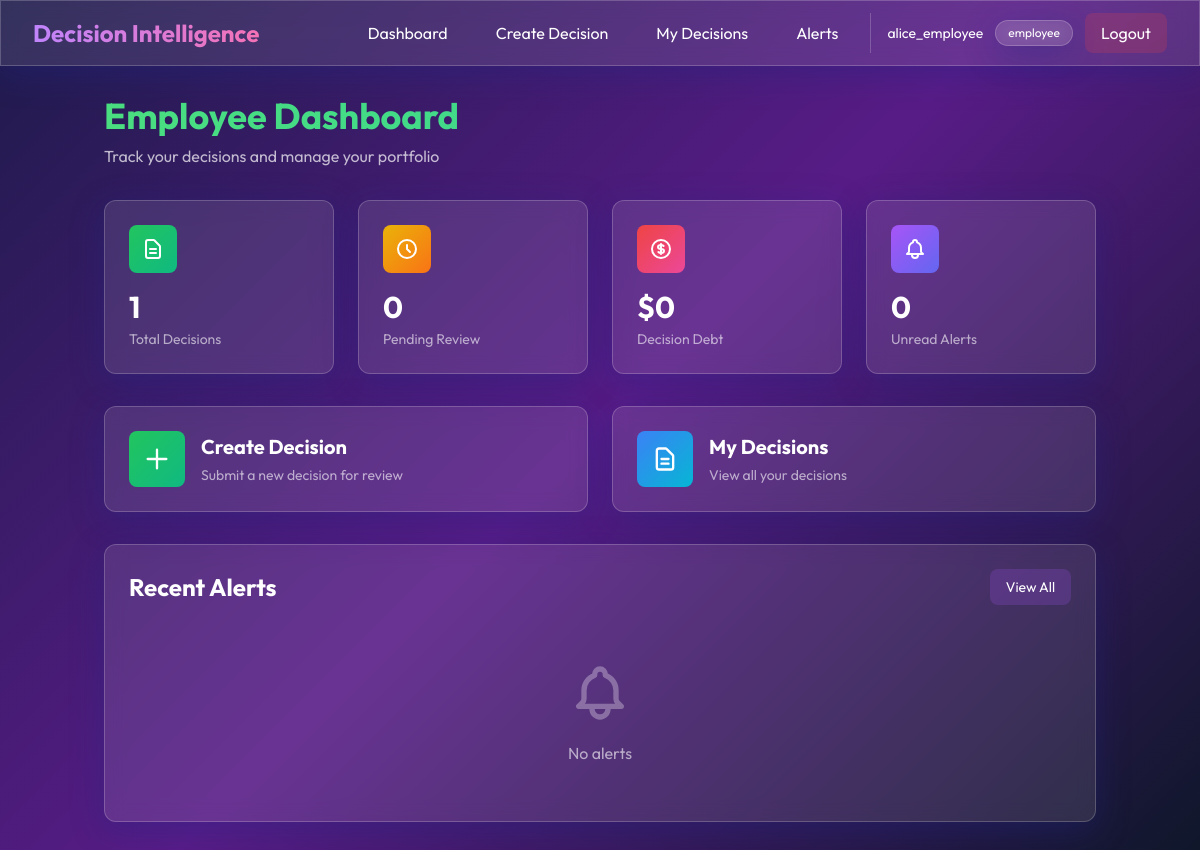
The page /employee/dashboard (signed in) on the database as committed earlier.
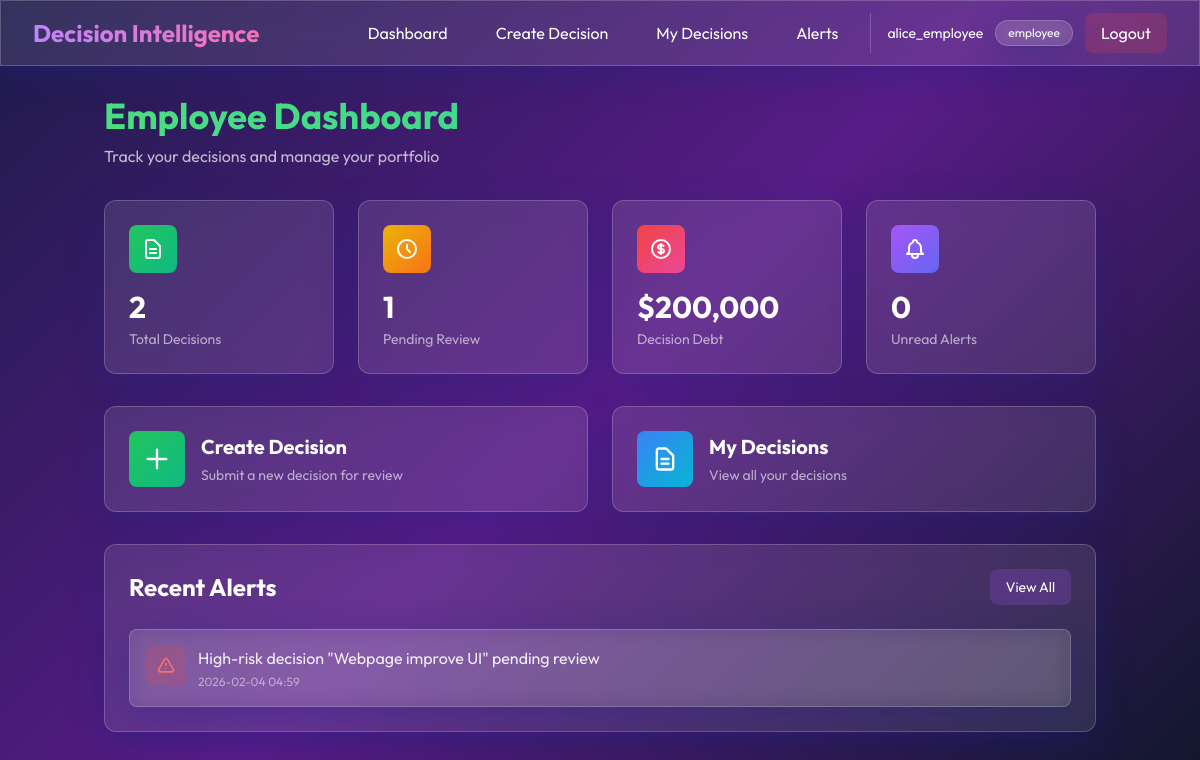
The same page on the database as committed later.
### app.py (models this page shows)
class Alert(db.Model):
    id = db.Column(db.Integer, primary_key=True)
    message = db.Column(db.String(500), nullable=False)
    alert_type = db.Column(db.String(20), nullable=False)  # high_risk, overdue
    is_read = db.Column(db.Boolean, default=False)
    created_at = db.Column(db.DateTime, default=datetime.utcnow)
    user_id = db.Column(db.Integer, db.ForeignKey('user.id'), nullable=False)
    decision_id = db.Column(db.Integer, db.ForeignKey('decision.id'))

### app.py (the view)
@app.route('/employee/dashboard')
@login_required
def employee_dashboard():
    if current_user.role != 'employee':
        return redirect(url_for('landing'))
    total = Decision.query.filter_by(user_id=current_user.id).count()
    pending = Decision.query.filter_by(user_id=current_user.id, status='pending').count()
    debt = db.session.query(func.sum(Decision.financial_impact)).filter(
        Decision.user_id == current_user.id,
        Decision.status == 'pending'
    ).scalar() or 0
    alerts_count = Alert.query.filter_by(user_id=current_user.id, is_read=False).count()
    recent_alerts = Alert.query.filter_by(user_id=current_user.id).order_by(Alert.created_at.desc()).limit(5).all()
    return render_template('employee_dashboard.html',
                         total=total,
                         pending=pending,
                         debt=debt,
                         alerts_count=alerts_count,
                         recent_alerts=recent_alerts)

### app.py (called while the page is built)
@login_manager.user_loader
def load_user(user_id):
    return User.query.get(int(user_id))

### templates/employee_dashboard.html (shortened to what the changed rows need)
{% extends "base.html" %}
{% block content %}
<div class="max-w-7xl mx-auto">
    <div class="mb-8 fade-in">
        <h1
            class="text-4xl font-bold mb-2 bg-gradient-to-r from-green-400 to-emerald-400 bg-clip-text text-transparent">
        </h1>
    </div>
    <div class="grid grid-cols-1 md:grid-cols-2 lg:grid-cols-4 gap-6 mb-8">
        <div class="glass rounded-xl p-6 hover-lift fade-in" style="animation-delay: 0.1s">
            <div class="flex items-center justify-between mb-4">
                <div
                    class="w-12 h-12 rounded-lg bg-gradient-to-br from-green-500 to-emerald-500 flex items-center justify-center">
                </div>
            </div>
            <h3 class="text-3xl font-bold mb-1">{{ total }}</h3>
            <p class="text-white/60 text-sm">Total Decisions</p>
        </div>
        <div class="glass rounded-xl p-6 hover-lift fade-in" style="animation-delay: 0.2s">
            <div class="flex items-center justify-between mb-4">
                <div
                    class="w-12 h-12 rounded-lg bg-gradient-to-br from-yellow-500 to-orange-500 flex items-center justify-center">
                </div>
            </div>
            <h3 class="text-3xl font-bold mb-1">{{ pending }}</h3>
            <p class="text-white/60 text-sm">Pending Review</p>
        </div>
        <div class="glass rounded-xl p-6 hover-lift fade-in" style="animation-delay: 0.3s">
            <div class="flex items-center justify-between mb-4">
                <div
                    class="w-12 h-12 rounded-lg bg-gradient-to-br from-red-500 to-pink-500 flex items-center justify-center">
                </div>
            </div>
            <h3 class="text-3xl font-bold mb-1">${{ "{:,.0f}".format(debt) }}</h3>
            <p class="text-white/60 text-sm">Decision Debt</p>
        </div>
    </div>
    <div class="glass rounded-xl p-6 fade-in" style="animation-delay: 0.7s">
        <div class="flex items-center justify-between mb-6">
            <h2 class="text-2xl font-bold">Recent Alerts</h2>
        </div>
        <div class="space-y-3">
            {% if recent_alerts %}
            {% for alert in recent_alerts %}
            <div class="glass rounded-lg p-4 flex items-start justify-between hover:bg-white/5 transition">
                <div class="flex items-start flex-1">
                    <div class="w-10 h-10 rounded-lg
                            {% if alert.alert_type == 'high_risk' %}bg-red-500/20
                            {% else %}bg-yellow-500/20{% endif %}
                            flex items-center justify-center mr-3 flex-shrink-0">
                        <svg class="w-5 h-5
                                {% if alert.alert_type == 'high_risk' %}text-red-400
                                {% else %}text-yellow-400{% endif %}" fill="none" stroke="currentColor"
                            viewBox="0 0 24 24">
                            <path stroke-linecap="round" stroke-linejoin="round" stroke-width="2"
                                d="M12 9v2m0 4h.01m-6.938 4h13.856c1.54 0 2.502-1.667 1.732-3L13.732 4c-.77-1.333-2.694-1.333-3.464 0L3.34 16c-.77 1.333.192 3 1.732 3z">
                            </path>
                        </svg>
                    </div>
                    <div class="flex-1">
                        <p class="text-white/90 mb-1">{{ alert.message }}</p>
                        <p class="text-white/50 text-xs">{{ alert.created_at.strftime('%Y-%m-%d %H:%M') }}</p>
                    </div>
                </div>
            </div>
            {% endfor %}
            {% else %}
            <div class="text-center py-8 text-white/60">
                <p>No alerts</p>
            </div>
            {% endif %}
        </div>
    </div>
</div>
{% endblock %}

Rows that differ between the two databases and show on the page:
now on this page (row edited): Alert: message "High-risk decision \"Webpage improve UI\" pending review", created_at "2026-02-04 04:59"
Other text that changed with them:
{{ total }}: "1" → "2"
{{ pending }}: "0" → "1"
{{ "{:,.0f}".format(debt) }}: "0" → "200,000"
text no longer shown: "No alerts"
